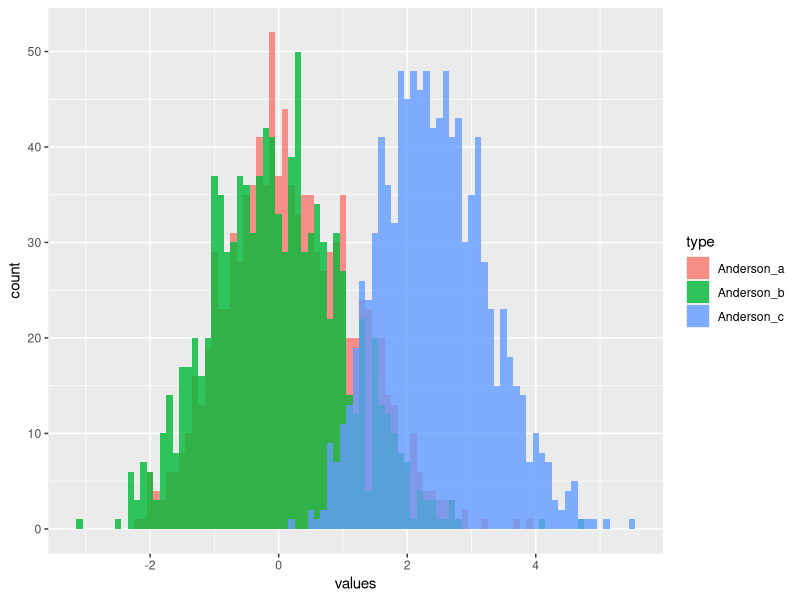

Source code (R):
library(ggplot2)
library(MASS)

T_Anderson <- function(N, L, Lam){
  
 return (sqrt((N - 1) / 2) * (L - Lam) / Lam)

}

AndersonHist <- function(Mu, Sigma, N, Trial){
 
  Lam <- eigen(Sigma)$values[1] # 母固有値

  L <- numeric(100 * Trial) # 標本を抽出する度にその固有値を入れるためのベクトル
  values <- numeric(100 * Trial) # (100 * Trial)の回数だけAnderson()の結果を得て，
                                   # それを入れるベクトル

    for(i in 1:(100 * Trial)){ # (100 * Trial)の回数だけAnderson()の結果を得る．
                               # その結果をAndersonに蓄積する．

      Sam <- mvrnorm(N, Mu, Sigma) #多次元正規分布に従う独立な確率ベクトルをN組発生．
                                   #ただしSigmaは対称行列で正定値行列
      L[i] <- (prcomp(Sam)$sdev[1]) ^ 2 # 標本固有値
      values[i] <- T_Anderson(N, L[i], Lam) # 標本数Nをi回目に抽出して計算したT_Anderson()を
                                              # Anderson[i]に代入する．

    }

  df <- data.frame(values)
  return(df)
}

Mu0　<-　c(1, 2, 3, 4, 5) #母期待値ベクトル
Sigma0 <- rbind( #母共分散行列，独立な方が標本数が必要
  c(1, 0, -1, 1, -1),
  c(0, 2, 0, 1, 1),
  c(-1, 0, 3, 0, 2),
  c(1, 1, 0, 4, -1),
  c(-1, 1, 2, -1, 5)
)

Mu1　<-　c(-1, -90, -3, -6, -52) #母期待値ベクトル
Sigma1 <- rbind( #母共分散行列，独立な方が標本数が必要
  c(521, 0, -1, 1, -1),
  c(0, 235, 0, 1, 1),
  c(-1, 0, 352, 0, 2),
  c(1, 1, 0, 433, -1),
  c(-1, 1, 2, -1, 5523)
)

Mu2　<-　c(0, 0, 0, 0, 0) #母期待値ベクトル
Sigma2 <- rbind( #母共分散行列，独立な方が標本数が必要
  c(1, 0, 0, 0, 0),
  c(0, 1, 0, 0, 0),
  c(0, 0, 1, 0, 0),
  c(0, 0, 0, 1, 0),
  c(0, 0, 0, 0, 1)
)

Trials <- c(10, 10, 10)

An_a <- AndersonHist(Mu0, Sigma0, 100, Trials[1])
An_b <- AndersonHist(Mu1, Sigma1, 100, Trials[2])
An_c <- AndersonHist(Mu2, Sigma2, 100, Trials[3])

df <- rbind(An_a, An_b, An_c)
trt <- factor(rep(c("Anderson_a", "Anderson_b", "Anderson_c")
                  , Trials * 100))
df_A <- cbind(df, trt)
colnames(df_A) <- c("values", "type")

g <- ggplot(data = df_A, aes(x = values, fill = type))
g <- g + geom_histogram(position="identity", alpha = 0.8, binwidth = 0.1)
plot(g)